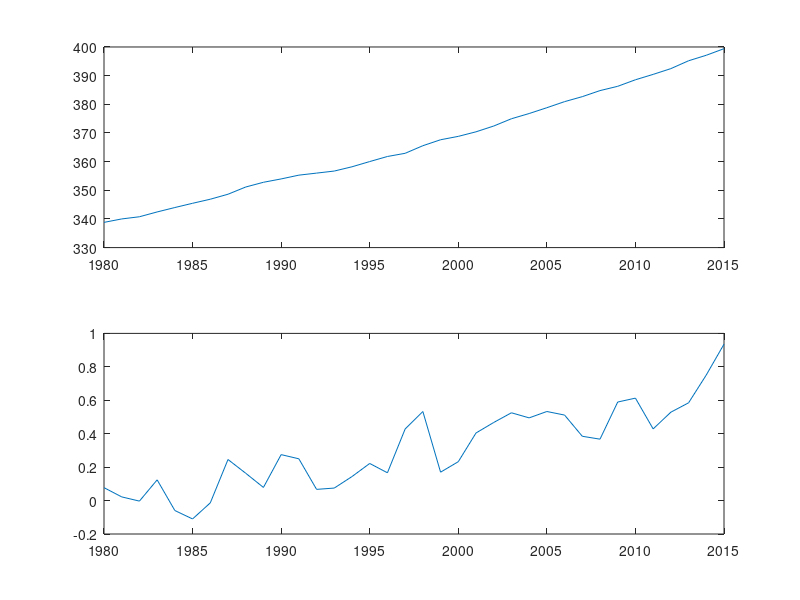
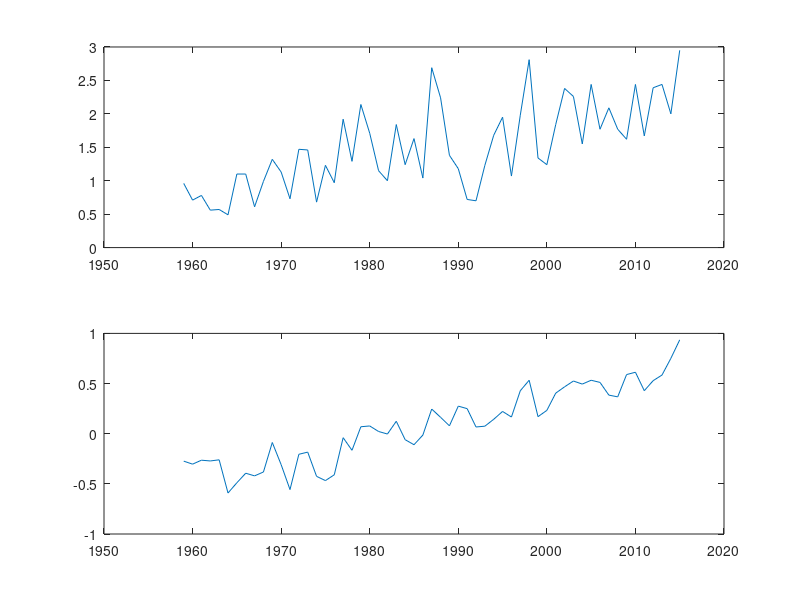
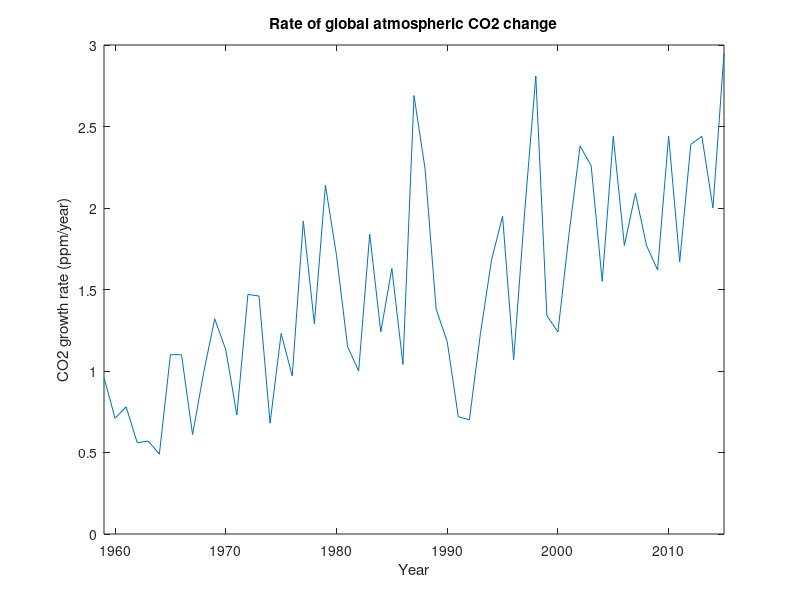

These figures' MATLAB source, in order: (Note: this script raises an error after producing the figures.)
M = load('co2_annmean_gl.txt'); % co2 levels in ppm
P = load('sea-surface-temp_fig-1.csv'); %SST anomaly in F
X = load('co2_gr_gl.txt'); %co2 growth rate in ppm/yr
%% 

%plot sea surface temp against co2 levels (ppm)
figure(1)
subplot(2,1,1)
plot(M(1:36,1),M(1:36,2))
subplot(2,1,2)
plot(P(101:136,1),P(101:136,2))
%% 

%plot sea surface temp agaist co2 increase (ppm/yr)
figure(2)
subplot(2,1,1)
plot(X(1:57,1),X(1:57,2))
subplot(2,1,2)
plot(P(80:136,1),P(80:136,2))
%% 
%plot of CO2 change
figure(3)
plot(X(1:57,1),X(1:57,2))
title('Rate of global atmospheric CO2 change')
xlabel('Year')
ylabel('CO2 growth rate (ppm/year)')
xlim([-inf inf])
%% double axis plot
yyaxis left
plot(X(1:57,1),X(1:57,2))
ylabel('CO2 growth rate (ppm/year)')
yyaxis right
plot(P(80:136,1),P(80:136,2))
ylabel('Temperature Anomaly (F)')
xlabel('Year')
xlim([-inf inf])
title('Global Atmospheric CO2 increase and SST Anomaly')
hold off
%% SST plot
%Pconv = ((P(:,2))-32)/1.8; <-- convert to celcius??
plot(P(80:136,1),P(80:136,2))
title('Global Sea-Surface Temperature anomaly')
xlabel('Year')
ylabel('Temperature Anomaly (F)')
xlim([-inf inf])
hold on
SSTzeros = zeros(57,1)
plot(P(80:136,1),SSTzeros)
gtext('1971-2000 average')
%% 
hurricanedata = load('hurricanedata3.csv'); %hurricane pressure centre by date
hdate = hurricanedata(:,1);
%convert the date values into useable format
convdate = datenum(num2str(hdate),'yyyymmdd');
hpres = hurricanedata(:,2);
scatter(convdate,hpres)
datetick
title('Pressure Centres of Tropical Cyclones in the Atlantic Basin from 1950 to 2016')
xlabel('Year')
ylabel('Minimum Pressure of Cyclone Centre (hPa)')
xlim([-inf inf])
%% hurricane pressure centres with lines for hurricate category
scatter(convdate,hpres)
datetick
title('Pressure Centres of Tropical Cyclones in the Atlantic Basin from 1950 to 2016')
xlabel('Year')
ylabel('Minimum Pressure of Cyclone Centre (hPa)')
xlim([-inf inf])
gtext('CATEGORY 1')
hold on
cat1line = zeros(size(convdate));
cat1line(:) = 980;
plot(convdate,cat1line,'-k')
gtext('CATEGORY 2')
hold on
cat2line = zeros(size(convdate));
cat2line(:) = 965;
plot(convdate,cat2line, '-k')
gtext('CATEGORY 3')
hold on
cat3line = zeros(size(convdate));
cat3line(:) = 945;
plot(convdate,cat3line, '-k')
gtext('CATEGORY 4')
hold on
cat4line = zeros(size(convdate));
cat4line(:) = 920;
plot(convdate,cat4line, '-k')
gtext('CATEGORY 5')
hold off
%% calculate avg pressure centre by year
vecdate = datevec(convdate);
hyear = vecdate(:,1);
HURDAT = zeros(67,5);
for i = 1:67
    HURDAT(i,1) = i+1949;
    HURDAT(i,2) = mean(hpres(find(hyear==(i+1949))));
    HURDAT(i,3) = std(hpres(find(hyear==(i+1949))));
    HURDAT(i,4) = max(hpres(find(hyear==(i+1949))));
    HURDAT(i,5) = min(hpres(find(hyear==(i+1949))));
end
plot(HURDAT(:,1),HURDAT(:,2))
xlim([1980 inf])
hold on
plot(HURDAT(:,1),(HURDAT(:,2)+HURDAT(:,3)))
hold on
plot(HURDAT(:,1),(HURDAT(:,2)-HURDAT(:,3)))
title('Mean Pressure Centres of Tropical Cyclones in the Atlantic Basin from 1950 to 2016')
xlabel('Year')
ylabel('Mean Pressure of Cyclone Centre (hPa)')
xlim([-inf inf])
legend('Mean - sd', 'Mean', 'Mean + sd', 'Location', 'southeast')
% hold on
% plot(HURDAT(:,1),HURDAT(:,4))
% hold on
% plot(HURDAT(:,1),HURDAT(:,5))
%% count how many category hurricanes based on Saffir-Simpson scale
cat1 = hpres > 980;
cat2 = (hpres <= 980) & (hpres >965);
cat3 = (hpres <= 965) & (hpres > 945);
cat4 = (hpres <= 945) & (hpres > 920);
cat5 = hpres <= 920;
HURCAT = zeros(67,9);
for j = 1:67
    HURCAT(j,1) = j+1949;
    HURCAT(j,2) = sum(cat5(find(hyear==(j+1949))));
    HURCAT(j,3) = sum(cat4(find(hyear==(j+1949))));
    HURCAT(j,4) = sum(cat3(find(hyear==(j+1949))));
    HURCAT(j,5) = sum(cat2(find(hyear==(j+1949))));
    HURCAT(j,6) = sum(cat1(find(hyear==(j+1949))));
    %sum of all hurricanes
    HURCAT(j,7) = sum(HURCAT(j,2:6))
    %sum of all cat 4+5
    HURCAT(j,8) = sum(HURCAT(j,2:3))
    %sum of all cat 3+4+5
    HURCAT(j,9) = sum(HURCAT(j,2:4))
end
% bar(HURCAT(:,1),HURCAT(:,8))
bar(HURCAT(:,1),[HURCAT(:,3) HURCAT(:,2)], 0.5, 'stack' )
title('Frequency of Category 4 and 5 pressure centres in the Atlantic Basin')
xlabel('Year')
ylabel('Frequency of Pressure Centres')
legend('Category 4', 'Category 5', 'Location', 'northeast')
hold off
% bar(HURCAT(:,1),HURCAT(:,3))
% hold on
% bar(HURCAT(:,1),HURCAT(:,4))
% hold on
% bar(HURCAT(:,1),HURCAT(:,5))
%% frequency stack chart w/ SST data
yyaxis left
bar(HURCAT(:,1),[HURCAT(:,3) HURCAT(:,2)], 0.5, 'stack' )
title('Frequency of Category 4 and 5 pressure centres in the Atlantic Basin with Global SST Anomaly')
xlabel('Year')
ylabel('Frequency of Pressure Centres')
yyaxis right
plot(P(80:136,1),P(80:136,2))
xlabel('Year')
ylabel('SST Anomaly (F)')
legend('Category 4', 'Category 5', 'SST Anomaly', 'Location', 'northwest')

%% 
    
% hmask2 = ( hpres > -998 & hpres < 950);
% scatter(convdate(hmask2),hpres(hmask2));
% datetick
% %% 
% %plot sea surface temp agaist co2 increase (ppm/yr) w hurricanes
% figure(4)
% subplot(4,1,1)
% plot(X(1:57,1),X(1:57,2))
% title("rate of CO2 increase")
% subplot(4,1,2)
% plot(P(80:136,1),P(80:136,2))
% title("SST anomaly")
% subplot(4,1,3)
% scatter(convdate(hmask2),hpres(hmask2))
% datetick
% title("cyclone intensity")
% subplot(4,1,4)
% plot(HURDAT(:,1),HURDAT(:,2))
% title("avg intensity")
% xlim([1960 inf])
%% 
%plot of hurricane frequency - US only, made landfall.
% figure(5)
% F = load('cyclones_fig-2csv.csv');
% scatter(F(:,1),F(:,2))
% xlim([1950 inf])
%% hurricane frequency - atlantic basin storm total
TT = load('named hurricanes.csv'); %hurricane/storm frequency - count by year
TTyear = TT(:,1); %year
TTTS = TT(:,2); %tropical storms
TTH = TT(:,3); %all hurricanes
TTMH = TT(:,4); %only major hurricanes
%sum all storms
TTsums = zeros(65,1);
for q = 1:65
    TTsums(q) = TTTS(q) + TTH(q) + TTMH(q);
end

yyaxis left
bar(TTyear, [TTTS TTH], 0.5, 'stack')
title('Frequency of Tropical Cyclones from 1950 to 2016')
xlabel('Year')
legend('Tropical Storms', 'Hurricanes', 'Location', 'northwest')
hold on
yyaxis right
plot(P(80:136,1),P(80:136,2))
ylabel('Temperature Anomaly (F)')
xlabel('Year')
% bar(TTyear,TTMH) %major hurricanes by year
% hold on
% plot(TTyear, TTH) %hurricanes by year
% hold on
% bar(TTyear,[TTTS TTH TTMH], 0.5, 'stack' )

% bar(TTyear,TTsums)
% xlabel('Year')
% ylabel('Frequency of Tropical Storms')
